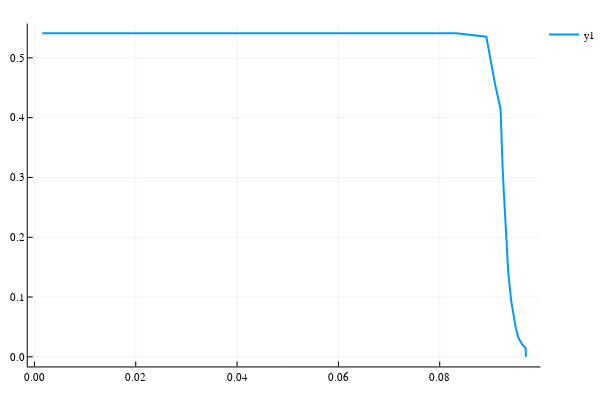

The code cell stored with this chart in its notebook:
### Markdown cell above
## X vs D (τ = 0)

### Code cell
τ = 0.0;
μsnt = [fbares.μ for fbares in fbaress];
Xsnt = [X(ξrange[i], μsnt[i]) for i in 1:length(fbaress)];
plot((μsnt, Xsnt) ,lw =2)

### Figure 1 — Plotly figure (JSON) as saved in the notebook; plotly's stock layout.template omitted (floating-point values rounded to 4 significant figures)
{"data": [{"colorbar": {"title": ""}, "hoverinfo": "text", "legendgroup": "y1", "line": {"color": "rgba(0, 154, 250, 1.000)", "dash": "solid", "shape": "linear", "width": 2}, "mode": "lines", "name": "y1", "showlegend": true, "text": [null, null, null, null, null, null, null, null, null, null, null, null, null, null, null, null, null, null, null, null, null, null, null, null, null, null, null, null, null, null, null, null, null, null, null, null, null, null, null, null, null, null, null, null, null, null, null, null, null, null, null, null, null, null, null, null, null, null, null, null, null, null, null, null, null, null, null, null, null, null, null, null, null, null, null, null, null, null, null, null, null, null, null, null, null, null, null, null, null, null, null], "type": "scatter", "x": [0.09701, 0.09701, 0.09701, 0.09701, 0.09701, 0.09701, 0.09701, 0.09701, 0.09701, 0.09701, 0.09701, 0.09701, 0.09701, 0.09701, 0.09701, 0.09701, 0.09701, 0.09701, 0.09701, 0.09701, 0.09701, 0.09701, 0.09701, 0.09701, 0.09701, 0.09701, 0.09701, 0.09701, 0.09701, 0.09701, 0.09701, 0.09701, 0.09701, 0.09701, 0.09701, 0.09697, 0.09642, 0.096, 0.09571, 0.09547, 0.09528, 0.09514, 0.09503, 0.09494, 0.09483, 0.09473, 0.09465, 0.09458, 0.09447, 0.09437, 0.09427, 0.0941, 0.09353, 0.09319, 0.09293, 0.09263, 0.09238, 0.09217, 0.09201, 0.09095, 0.09001, 0.0892, 0.08325, 0.0773, 0.07215, 0.06764, 0.06366, 0.06012, 0.05411, 0.03607, 0.02706, 0.02164, 0.01804, 0.01546, 0.01353, 0.01202, 0.01082, 0.009838, 0.009019, 0.008325, 0.00773, 0.007215, 0.006764, 0.006366, 0.006012, 0.005411, 0.003607, 0.002706, 0.002164, 0.001804, 0.001546], "xaxis": "x1", "y": [9.701e-05, 0.0001455, 0.000194, 0.0002425, 0.000291, 0.0003395, 0.0003881, 0.0004366, 0.0004851, 0.0005336, 0.0005821, 0.0006306, 0.0006791, 0.0007276, 0.0007761, 0.0008246, 0.0008731, 0.0009701, 0.001455, 0.00194, 0.002425, 0.00291, 0.003395, 0.003881, 0.004366, 0.004851, 0.005336, 0.005821, 0.006306, 0.006791, 0.007276, 0.007761, 0.008246, 0.008731, 0.009701, 0.01455, 0.01928, 0.024, 0.02871, 0.03341, 0.03811, 0.04281, 0.04752, 0.05222, 0.0569, 0.06158, 0.06625, 0.07093, 0.07558, 0.08021, 0.08484, 0.0941, 0.1403, 0.1864, 0.2323, 0.2779, 0.3233, 0.3687, 0.4141, 0.4547, 0.495, 0.5352, 0.5411, 0.5411, 0.5411, 0.5411, 0.5411, 0.5411, 0.5411, 0.5411, 0.5411, 0.5411, 0.5411, 0.5411, 0.5411, 0.5411, 0.5411, 0.5411, 0.5411, 0.5411, 0.5411, 0.5411, 0.5411, 0.5411, 0.5411, 0.5411, 0.5411, 0.5411, 0.5411, 0.5411, 0.5411], "yaxis": "y1"}], "layout": {"annotations": [], "height": 400, "legend": {"bgcolor": "rgba(255, 255, 255, 1.000)", "bordercolor": "rgba(0, 0, 0, 1.000)", "font": {"color": "rgba(0, 0, 0, 1.000)", "family": "sans-serif", "size": 11}, "tracegroupgap": 0, "x": 1, "y": 1}, "margin": {"b": 20, "l": 0, "r": 0, "t": 20}, "paper_bgcolor": "rgba(255, 255, 255, 1.000)", "plot_bgcolor": "rgba(255, 255, 255, 1.000)", "showlegend": true, "width": 600, "xaxis": {"anchor": "y1", "domain": [0.05101, 0.9934], "gridcolor": "rgba(0, 0, 0, 0.100)", "gridwidth": 0.5, "linecolor": "rgba(0, 0, 0, 1.000)", "mirror": false, "range": [-0.001318, 0.09988], "showgrid": true, "showline": true, "showticklabels": true, "tickangle": 0, "tickcolor": "rgb(0, 0, 0)", "tickfont": {"color": "rgba(0, 0, 0, 1.000)", "family": "sans-serif", "size": 11}, "tickmode": "array", "ticks": "inside", "ticktext": ["0.00", "0.02", "0.04", "0.06", "0.08"], "tickvals": [0, 0.02, 0.04, 0.06, 0.08], "title": "", "titlefont": {"color": "rgba(0, 0, 0, 1.000)", "family": "sans-serif", "size": 15}, "type": "-", "visible": true, "zeroline": false, "zerolinecolor": "rgba(0, 0, 0, 1.000)"}, "yaxis": {"anchor": "x1", "domain": [0.03762, 0.9902], "gridcolor": "rgba(0, 0, 0, 0.100)", "gridwidth": 0.5, "linecolor": "rgba(0, 0, 0, 1.000)", "mirror": false, "range": [-0.01613, 0.5573], "showgrid": true, "showline": true, "showticklabels": true, "tickangle": 0, "tickcolor": "rgb(0, 0, 0)", "tickfont": {"color": "rgba(0, 0, 0, 1.000)", "family": "sans-serif", "size": 11}, "tickmode": "array", "ticks": "inside", "ticktext": ["0.0", "0.1", "0.2", "0.3", "0.4", "0.5"], "tickvals": [0, 0.1, 0.2, 0.3, 0.4, 0.5], "title": "", "titlefont": {"color": "rgba(0, 0, 0, 1.000)", "family": "sans-serif", "size": 15}, "type": "-", "visible": true, "zeroline": false, "zerolinecolor": "rgba(0, 0, 0, 1.000)"}}}
